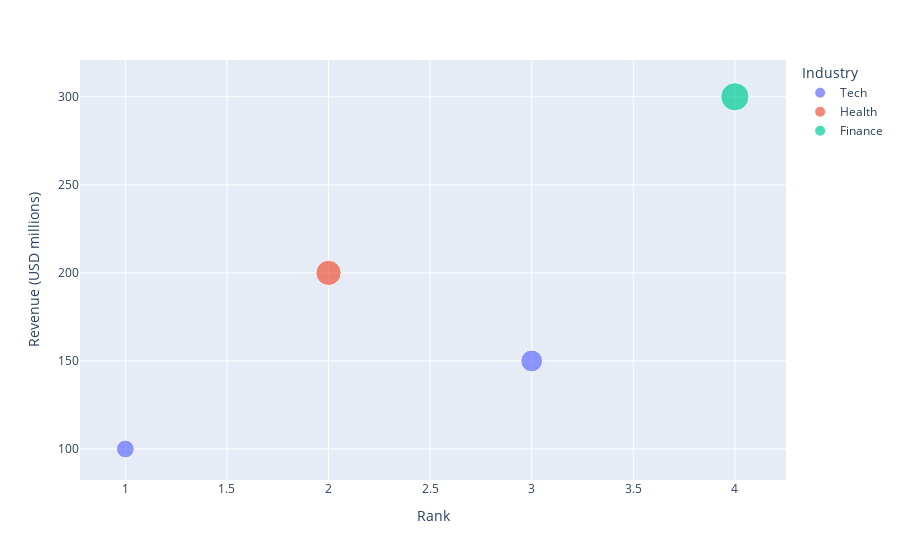

Write notebook code for a chart like this one.
### Code cell
import pandas as pd
import plotly.express as px

# Sample data (replace this with your actual data loading method)
data = {
    'Rank': [1, 2, 3, 4],
    'Revenue (USD millions)': [100, 200, 150, 300],
    'Industry': ['Tech', 'Health', 'Tech', 'Finance'],
    'Revenue growth': [10, 20, 15, 25],
    'Name': ['Company A', 'Company B', 'Company C', 'Company D']
}

df = pd.DataFrame(data)

# Convert 'Revenue growth' to numeric (if it's not already)
df['Revenue growth'] = pd.to_numeric(df['Revenue growth'], errors='coerce')

# Handle NaN values
print("Rows before dropping NaN:", len(df))
df.dropna(subset=['Revenue growth'], inplace=True)  # or use fillna()
print("Rows after dropping NaN:", len(df))

# Create the scatter plot
fig = px.scatter(
    df, 
    x='Rank', 
    y='Revenue (USD millions)', 
    color='Industry', 
    size='Revenue growth',
    hover_name='Name' # Display label on hover
)

# Show the plot
fig.show()

### Figure 1 — Plotly figure (JSON) as saved in the notebook; plotly's stock layout.template omitted (floating-point values rounded to 4 significant figures)
{"data": [{"hovertemplate": "<b>%{hovertext}</b><br><br>Industry=Tech<br>Rank=%{x}<br>Revenue (USD millions)=%{y}<br>Revenue growth=%{marker.size}<extra></extra>", "hovertext": ["Company A", "Company C"], "legendgroup": "Tech", "marker": {"color": "#636efa", "size": [10, 15], "sizemode": "area", "sizeref": 0.0625, "symbol": "circle"}, "mode": "markers", "name": "Tech", "orientation": "v", "showlegend": true, "type": "scatter", "x": [1, 3], "xaxis": "x", "y": [100, 150], "yaxis": "y"}, {"hovertemplate": "<b>%{hovertext}</b><br><br>Industry=Health<br>Rank=%{x}<br>Revenue (USD millions)=%{y}<br>Revenue growth=%{marker.size}<extra></extra>", "hovertext": ["Company B"], "legendgroup": "Health", "marker": {"color": "#EF553B", "size": [20], "sizemode": "area", "sizeref": 0.0625, "symbol": "circle"}, "mode": "markers", "name": "Health", "orientation": "v", "showlegend": true, "type": "scatter", "x": [2], "xaxis": "x", "y": [200], "yaxis": "y"}, {"hovertemplate": "<b>%{hovertext}</b><br><br>Industry=Finance<br>Rank=%{x}<br>Revenue (USD millions)=%{y}<br>Revenue growth=%{marker.size}<extra></extra>", "hovertext": ["Company D"], "legendgroup": "Finance", "marker": {"color": "#00cc96", "size": [25], "sizemode": "area", "sizeref": 0.0625, "symbol": "circle"}, "mode": "markers", "name": "Finance", "orientation": "v", "showlegend": true, "type": "scatter", "x": [4], "xaxis": "x", "y": [300], "yaxis": "y"}], "layout": {"legend": {"itemsizing": "constant", "title": {"text": "Industry"}, "tracegroupgap": 0}, "margin": {"t": 60}, "xaxis": {"anchor": "y", "domain": [0, 1], "title": {"text": "Rank"}}, "yaxis": {"anchor": "x", "domain": [0, 1], "title": {"text": "Revenue (USD millions)"}}}}
